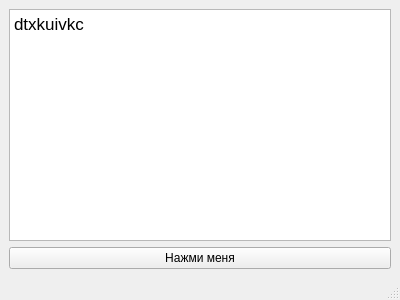
<?xml version="1.0" encoding="UTF-8"?>
<ui version="4.0">
 <class>MainWindow</class>
 <widget class="QMainWindow" name="MainWindow">
  <property name="geometry">
   <rect>
    <x>0</x>
    <y>0</y>
    <width>400</width>
    <height>300</height>
   </rect>
  </property>
  <property name="windowTitle">
   <string>MainWindow</string>
  </property>
  <widget class="QWidget" name="centralwidget">
   <layout class="QVBoxLayout" name="verticalLayout">
    <item>
     <widget class="QTextBrowser" name="textBrowser">
      <property name="html">
       <string>&lt;!DOCTYPE HTML PUBLIC &quot;-//W3C//DTD HTML 4.0//EN&quot; &quot;http://www.w3.org/TR/REC-html40/strict.dtd&quot;&gt;
&lt;html&gt;&lt;head&gt;&lt;meta name=&quot;qrichtext&quot; content=&quot;1&quot; /&gt;&lt;meta charset=&quot;utf-8&quot; /&gt;&lt;style type=&quot;text/css&quot;&gt;
p, li { white-space: pre-wrap; }
hr { height: 1px; border-width: 0; }
li.unchecked::marker { content: &quot;\2610&quot;; }
li.checked::marker { content: &quot;\2612&quot;; }
&lt;/style&gt;&lt;/head&gt;&lt;body style=&quot; font-family:'.AppleSystemUIFont'; font-size:13pt; font-weight:400; font-style:normal;&quot;&gt;
&lt;p style=&quot; margin-top:0px; margin-bottom:0px; margin-left:0px; margin-right:0px; -qt-block-indent:0; text-indent:0px;&quot;&gt;dtxkuivkc&lt;/p&gt;
&lt;p style=&quot;-qt-paragraph-type:empty; margin-top:0px; margin-bottom:0px; margin-left:0px; margin-right:0px; -qt-block-indent:0; text-indent:0px;&quot;&gt;&lt;br /&gt;&lt;/p&gt;&lt;/body&gt;&lt;/html&gt;</string>
      </property>
     </widget>
    </item>
    <item>
     <widget class="QPushButton" name="pushButton">
      <property name="text">
       <string>Нажми меня</string>
      </property>
     </widget>
    </item>
   </layout>
  </widget>
  <widget class="QMenuBar" name="menubar">
   <property name="geometry">
    <rect>
     <x>0</x>
     <y>0</y>
     <width>400</width>
     <height>24</height>
    </rect>
   </property>
  </widget>
  <widget class="QStatusBar" name="statusbar"/>
 </widget>
 <resources/>
 <connections/>
</ui>
